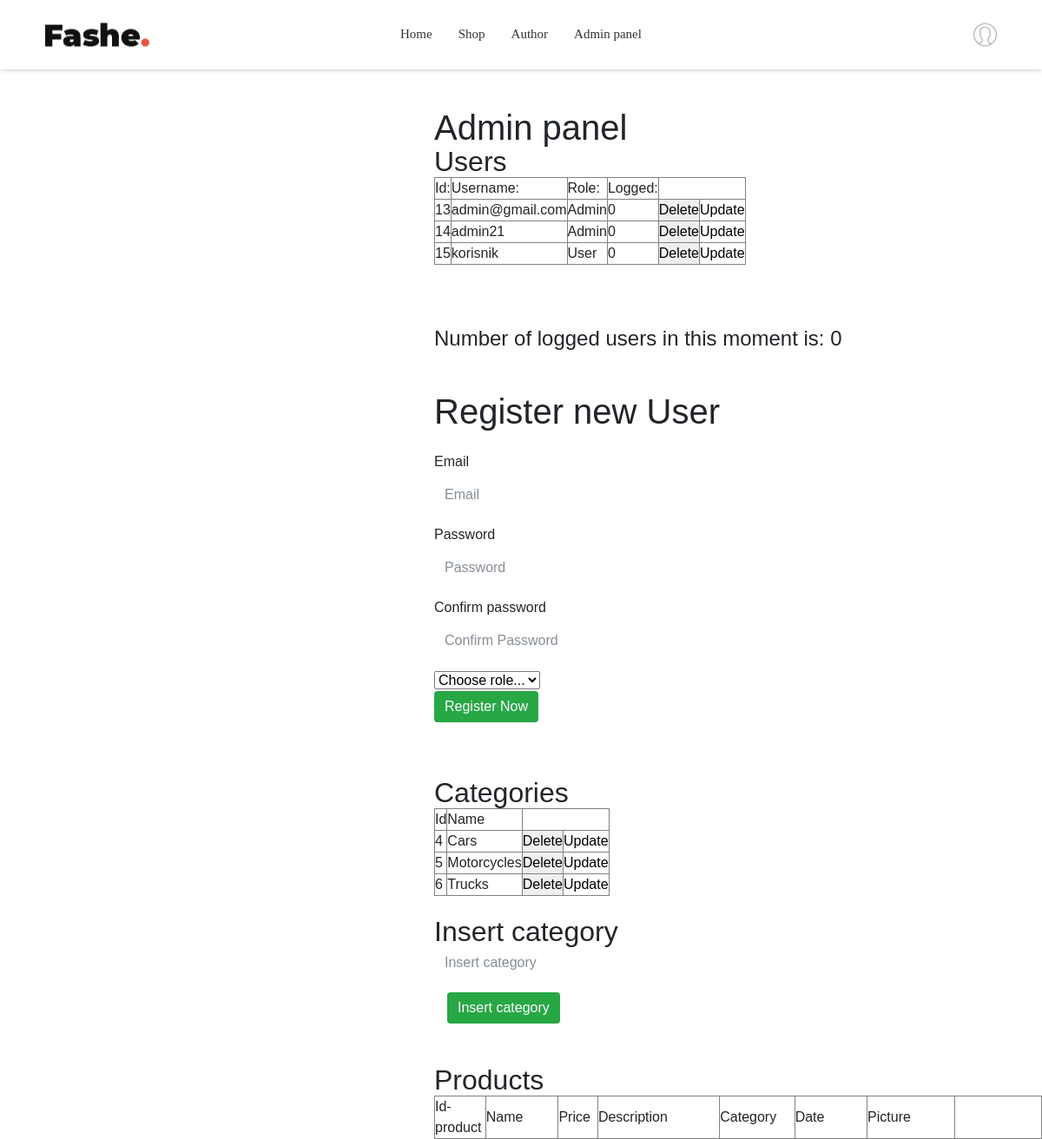
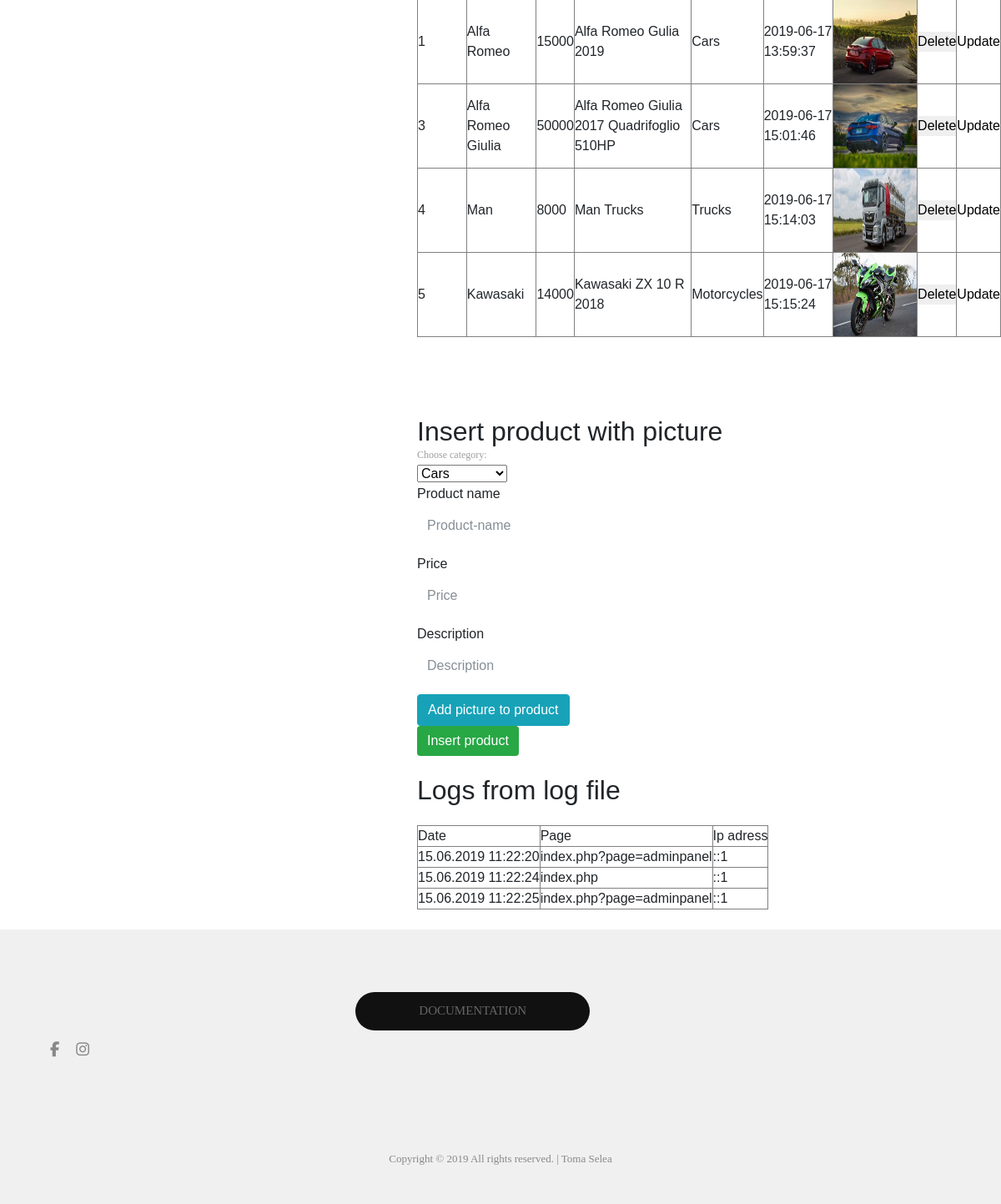
The page /index.php?page=adminpanel (signed in) on the database its author committed (2 pictures, top to bottom).
### tables this page shows
CREATE TABLE `menu` (
  `id` int(11) NOT NULL,
  `name` text NOT NULL,
  `href` varchar(255) NOT NULL
);

CREATE TABLE `users` (
  `id` int(11) NOT NULL,
  `email` varchar(255) NOT NULL,
  `password` varchar(255) NOT NULL,
  `role_id` int(11) NOT NULL,
  `logged` int(11) NOT NULL
);

CREATE TABLE `roles` (
  `id` int(11) NOT NULL,
  `name` varchar(100) NOT NULL
);

CREATE TABLE `categories` (
  `id` int(11) NOT NULL,
  `category_name` text NOT NULL
);

CREATE TABLE `products` (
  `id` int(11) NOT NULL,
  `product_name` text NOT NULL,
  `price` double NOT NULL,
  `description` text NOT NULL,
  `category_id` int(11) NOT NULL,
  `date` datetime NOT NULL
);

CREATE TABLE `pictures` (
  `id` int(11) NOT NULL,
  `big_picture` varchar(255) NOT NULL,
  `small_picture` varchar(255) NOT NULL,
  `product_id` int(11) NOT NULL
);

### config/connection.php (called while the page is built, shortened)
<?php
try {
    $conn = new PDO("mysql:host=".SERVER.";dbname=".DATABASE.";charset=utf8", USERNAME, PASSWORD);
    $conn->setAttribute(PDO::ATTR_DEFAULT_FETCH_MODE, PDO::FETCH_OBJ);
    $conn->setAttribute(PDO::ATTR_ERRMODE, PDO::ERRMODE_EXCEPTION);
}
catch(PDOPDOException $ex){
    echo $ex->getMessage();
}
function executeQuery($query){
    global $conn;
    return $conn->query($query)->fetchAll();
}

### models/menu/menu_functions.php (called while the page is built)
<?php
    function getMenu()
    {
        try{
        return executeQuery("SELECT * FROM menu");
        }
        catch(PDOException $e){
            handle($e->getMessage());
        }
    }
?>

### models/admin/user/user_functions.php (called while the page is built, shortened)
 <?php
    function allUsers(){
        try{
        return executeQuery("SELECT * , u.id AS id FROM users u INNER JOIN roles r ON u.role_id=r.id");
        }
        catch(Exception $e){
            handle($e->getMessage());
        }
    }
    function countLoggedUsers()
    {
        global $conn;
        try
        {
            $query = $conn->prepare("SELECT COUNT(*) as numberOfLogged FROM users WHERE logged=?");
            $query->execute([
                '1'
            ]);
            return $query->fetch();
        }
        catch(PDOException $e){
            handle($e->getMessage());
        }
    }
?>

### models/admin/category/category_functions.php (called while the page is built)
<?php
    function allCategories(){
        return executeQuery("SELECT * FROM categories");
    }
?>

### models/admin/product/product_functions.php (called while the page is built, shortened)
<?php
    function getAllProductsWithPictureAndCategory(){
        try{
        return executeQuery("SELECT * ,p.id AS id FROM products p LEFT OUTER JOIN pictures i ON p.id=i.product_id INNER JOIN categories c ON p.category_id=c.id ");
        }
        catch(PDOException $e){
            handle($e->getMessage());
        }
    }
    function getAllCategories(){
        try{
        return executeQuery("SELECT * FROM categories");
        }
        catch(PDOException $e){
            handle($e->getMessage());
        }
    }
?>

### pages/views/admin/products.php (the view, shortened to what this page needs)
<?php
    include "models/admin/product/product_functions.php";
    $products = getAllProductsWithPictureAndCategory();
    $categories = getAllCategories();
?>
    <h2>Products</h2>
    <div id="products">
        <table border="1">
            <tr>
                <td>Id-product</td>
                <td>Name</td>
                <td>Price</td>
                <td>Description</td>
                <td>Category</td>
                <td>Date</td>
                <td>Picture</td>
            </tr>
            <?php foreach($products as $product): ?>
            <tr>
                <td><?=$product->id?></td>
                <td><?=$product->product_name?></td>
                <td><?=$product->price?></td>
                <td><?=$product->description?></td>
                <td><?=$product->category_name?></td>
                <td><?=$product->date?></td>
                <td><img src="<?=$product->small_picture?>" width="100" height="100"></td>
                <td><form method="POST" action="models/admin/product/delete.php">
                    <input type="submit" value="Delete" name="delete-product">
                </form></td>
                <td>
                <button class="update-product" data-id="<?=$product->id?>">Update</button>
                </td>
            </tr>
            <?php endforeach; ?>
        </table>
    </div>
                        <h2>Insert product with picture</h2>
                        <form action="models/admin/product/insert_picture.php" method="POST" enctype="multipart/form-data">
                        <p style="color: #9e9e9e;font-size: 12px;font-weight:400;">Choose category:</p>
                  <select name="category_id">
                    <?php foreach($categories as $category): ?>
                    <option value="<?=$category->id?>"><?=$category->category_name?></option>
                    <?php endforeach; ?>
                    </select>
                        <div class="form-group">
                    <label for="username">Product name</label>
                    <input type="text" name="product-name"  tabindex="1" class="form-control" placeholder="Product-name" value="">
                  </div>
                  <div class="form-group">
                    <label for="password">Price</label>
                    <input type="text" name="price" tabindex="2" class="form-control" placeholder="Price">
                  </div>
                  <div class="form-group">
                    <label for="confirm-password">Description</label>
                    <input type="text" name="description"  tabindex="2" class="form-control" placeholder="Description">
                  </div>
                        <div class="input-field">
                          <button type="button" onclick="document.getElementById('productPicture').click()" class="btn btn-info">Add picture to product</button>
                        </div>
                        <div class="input-field">
                            <input type="submit" value="Insert product" name="savePicture" class="btn btn-success"/>
                        </div>
                      </form>

### pages/components/header.php (shortened to what this page needs)
<header class="header1">
		<div class="container-menu-header">
			<div class="wrap_header">
				<a href="index.php" class="logo">
					<img src="assets/images/icons/logo.png" alt="IMG-LOGO">
				</a>
				<div class="wrap_menu">
					<nav class="menu">
						<ul class="main_menu">
						<?php
							require_once "models/menu/menu_functions.php";
							$menu = getMenu();
							foreach($menu as $m):
						?>
							<li>
								<a href="<?=$m->href ?>"><?=$m->name ?></a>
							</li>
							<?php endforeach; ?>
							<?php if(isset($_SESSION['user'])&&$_SESSION['user']->role_id==1): ?>
							<li><a href="index.php?page=adminpanel">Admin panel</a></li>
							<?php endif; ?>
						</ul>
					</nav>
				</div>
				<div class="header-icons">
					<?php
						if(isset($_SESSION['user'])){
							echo '<a href="models/auth/logout.php" class="header-wrapicon1 dis-block">
							<img src="assets/images/icons/icon-header-01.png" class="header-icon1" alt="ICON">
						</a>';
						}
						else
						{
							echo '<a href="index.php?page=login" class="header-wrapicon1 dis-block">
							<img src="assets/images/icons/icon-header-01.png" class="header-icon1" alt="ICON">
						</a>';
						}
					?>
				</div>
			</div>
		</div>
	</header>

### pages/views/admin/users.php (shortened to what this page needs)
<h2>Users</h2>
<table border="1" id="users">
    <tr>
    <td>Id:</td>
    <td>Username:</td>
    <td>Role:</td>
    <td>Logged:</td>
    </tr>
    <?php
        include "models/admin/user/user_functions.php";
        $number = countLoggedUsers();
        $numberOfLogged = $number->numberOfLogged;
        $users = allUsers();
        foreach($users as $user):
    ?>
    <tr>
        <td><?=$user->id?></td>
        <td><?=$user->email ?></td>
        <td><?=$user->name ?>
        <td><?=$user->logged ?>
        <td>
            <form method="POST" action="models/admin/user/delete.php">
            <input type="submit" name="delete" value="Delete">
            </form>
        </td>
        <td>
            <button class="update" data-id="<?=$user->id?>">Update</button>
        </td>
    </tr>
        <?php
        endforeach;
        ?>
</table>
        <h4>Number of logged users in this moment is: <?=$numberOfLogged ?> </h4>
        <div id="register-user">
        <h1>Register new User </h1></br>
         <form  method="POST" role="form" action="models/admin/user/register.php">
                  <div class="form-group">
                    <label for="username">Email</label>
                    <input type="text" name="username"  tabindex="1" class="form-control" placeholder="Email" value="">
                  </div>
                  <div class="form-group">
                    <label for="password">Password</label>
                    <input type="password" name="password" id="password" tabindex="2" class="form-control" placeholder="Password">
                  </div>
                  <div class="form-group">
                    <label for="confirm-password">Confirm password</label>
                    <input type="password" name="confirm-password" id="confirm-password" tabindex="2" class="form-control" placeholder="Confirm Password">
                  </div>
                  <select name="id_role">
                    <option>Choose role...</option>
                  </select>
                  <div class="form-group">
                    <div class="row">
                      <div class="col-sm-6 col-sm-offset-3">
                        <input type="submit" name="register-submit" id="register-submit" tabindex="4" class="btn btn-success" value="Register Now">
                      </div>
                    </div>
                  </div>
                </form>
        </div>

### pages/views/admin/categories.php (shortened to what this page needs)
<h2> Categories </h2>
<div id="categories">
<table border="1">
    <tr>
        <td>Id</td>
        <td>Name</td>
    </tr>
    <?php
        include "models/admin/category/category_functions.php";
        $categories = allCategories();
        foreach($categories as $category):
    ?>
    <tr>
        <td><?=$category->id?></td>
        <td><?=$category->category_name?></td>
        <td>
            <form method="POST" action="models/admin/category/delete.php">
            <input type="submit" name="delete" value="Delete">
            </form>
        </td>
        <td>
            <button class="update-category" data-id="<?=$category->id?>">Update</button>
        </td>
    </tr>
        <?php endforeach;?>
</table>
    <div id="instert-category">
            <h2>Insert category</h2>
            <form method="POST" action="models/admin/category/insert_category.php">
                <div class="form-group">
                    <input type="text" name="cat_name"  tabindex="1" class="form-control" placeholder="Insert category" value="">
                  </div>
                  <div class="col-sm-6">
                        <input type="submit" name="insert"  tabindex="3" value="Insert category" class="btn btn-success">
                    </div>
            </form>
    </div>
</div>

### assets/css/main.css (style rules this page uses)
* { margin: 0px; padding: 0px; box-sizing: border-box; }
body, html { height: 100%; font-family: Montserrat-Regular, sans-serif; font-weight: 400; }
a { font-family: Montserrat-Regular; font-weight: 400; font-size: 15px; line-height: 1.7; color: #666666; margin: 0px; transition: all 0.4s; -webkit-transition: all 0.4s; -o-transition: all 0.4s; -moz-transition: all 0.4s; }
h1,h2,h3,h4,h5,h6 { margin: 0px; }
p { font-family: Montserrat-Regular; font-size: 15px; line-height: 1.7; color: #888888; margin: 0px; }
ul, li { margin: 0px; list-style-type: none; }
input { outline: none; border: none !important; }
button { outline: none !important; border: none; background: transparent; }
.header1 { height: 125px; -webkit-transition: all 0.3s; -o-transition: all 0.3s; -moz-transition: all 0.3s; transition: all 0.3s; }
.container-menu-header { width: 100%; top: 0; left: 0; position: fixed; z-index: 1100; box-shadow: 0 1px 5px 0px rgba(0,0,0,0.2); -moz-box-shadow: 0 1px 5px 0px rgba(0,0,0,0.2); -webkit-box-shadow: 0 1px 5px 0px rgba(0,0,0,0.2); -o-box-shadow: 0 1px 5px 0px rgba(0,0,0,0.2); -ms-box-shadow: 0 1px 5px 0px rgba(0,0,0,0.2); }
.wrap_header { display: -webkit-box; display: -webkit-flex; display: -moz-box; display: -ms-flexbox; display: flex; flex-wrap: wrap; width: 100%; height: 80px; background-color: white; justify-content: center; align-items: center; position: relative; -webkit-transition: all 0.3s; -o-transition: all 0.3s; -moz-transition: all 0.3s; transition: all 0.3s; }
.logo { display: block; position: absolute; left: 52px; top: 50%; -webkit-transform: translateY(-50%); -moz-transform: translateY(-50%); -ms-transform: translateY(-50%); -o-transform: translateY(-50%); transform: translateY(-50%); }
.logo img { max-height: 27px; }
.main_menu { list-style-type: none; margin: 0px; display: -webkit-box; display: -webkit-flex; display: -moz-box; display: -ms-flexbox; display: flex; flex-wrap: wrap; align-items: center; justify-content: center; }
.main_menu > li { display: block; position: relative; padding-top: 20px; padding-bottom: 20px; padding-left: 15px; padding-right: 15px; }
.main_menu > li > a { font-family: Montserrat-Regular; font-size: 15px; color: #333333; padding: 0; border-bottom: 1px solid transparent; }
.main_menu li { position: relative; }
.header-icons { display: -webkit-box; display: -webkit-flex; display: -moz-box; display: -ms-flexbox; display: flex; align-items: center; position: absolute; right: 52px; top: 50%; -webkit-transform: translateY(-50%); -moz-transform: translateY(-50%); -ms-transform: translateY(-50%); -o-transform: translateY(-50%); transform: translateY(-50%); }
.header-wrapicon1, .header-wrapicon2 { height: 27px; position: relative; }
.header-wrapicon1 img, .header-wrapicon2 img { height: 100%; }
body { padding-right: 0px !important; }

### rows shown on the page
menu: name "Home"
menu: name "Shop"
menu: name "Author"
users: id "13", email "admin@gmail.com", role.name "Admin", logged "0"
users: id "14", email "admin21", role.name "Admin", logged "0"
users: id "15", email "korisnik", role.name "User", logged "0"
categories: id "4", category_name "Cars"
categories: id "5", category_name "Motorcycles"
categories: id "6", category_name "Trucks"
products: id "1", product_name "Alfa Romeo", price "15000", description "Alfa Romeo Gulia 2019", category.category_name "Cars", date "2019-06-17 13:59:37", pictures.small_picture (picture)
products: id "3", product_name "Alfa Romeo Giulia", price "50000", description "Alfa Romeo Giulia 2017 Quadrifoglio 510HP", category.category_name "Cars", date "2019-06-17 15:01:46", pictures.small_picture (picture)
products: id "4", product_name "Man", price "8000", description "Man Trucks", category.category_name "Trucks", date "2019-06-17 15:14:03", pictures.small_picture (picture)
products: id "5", product_name "Kawasaki", price "14000", description "Kawasaki ZX 10 R 2018", category.category_name "Motorcycles", date "2019-06-17 15:15:24", pictures.small_picture (picture)

### other values the page prints
$numberOfLogged "0"
$log[0] "15.06.2019 11:22:20"
$log[1] "index.php?page=adminpanel"
$log[2] "::1"
$log[0] "15.06.2019 11:22:24"
$log[1] "index.php"
$log[0] "15.06.2019 11:22:25"
form field category_id "Cars"
